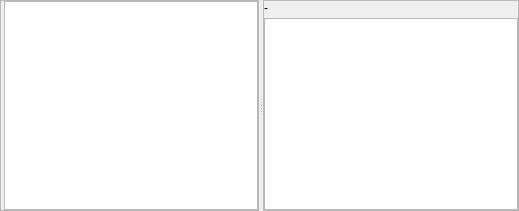
       <widget class="QWidget" name="tab_3">
        <attribute name="title">
         <string>Info</string>
        </attribute>
        <layout class="QHBoxLayout" name="horizontalLayout_8">
         <property name="spacing">
          <number>0</number>
         </property>
         <property name="leftMargin">
          <number>0</number>
         </property>
         <property name="topMargin">
          <number>0</number>
         </property>
         <property name="rightMargin">
          <number>0</number>
         </property>
         <property name="bottomMargin">
          <number>0</number>
         </property>
         <item>
          <widget class="QSplitter" name="splitter3">
           <property name="orientation">
            <enum>Qt::Horizontal</enum>
           </property>
           <widget class="QFrame" name="frame">
            <property name="frameShape">
             <enum>QFrame::StyledPanel</enum>
            </property>
            <property name="frameShadow">
             <enum>QFrame::Raised</enum>
            </property>
            <layout class="QHBoxLayout" name="horizontalLayout_5">
             <property name="spacing">
              <number>3</number>
             </property>
             <property name="leftMargin">
              <number>0</number>
             </property>
             <property name="topMargin">
              <number>0</number>
             </property>
             <property name="rightMargin">
              <number>0</number>
             </property>
             <property name="bottomMargin">
              <number>0</number>
             </property>
             <item>
              <widget class="CPlotTrack" name="plotTrack" native="true"/>
             </item>
             <item>
              <widget class="QTextBrowser" name="textCmtDesc">
               <property name="openLinks">
                <bool>false</bool>
               </property>
              </widget>
             </item>
            </layout>
           </widget>
           <widget class="QFrame" name="frameTrackInfo">
            <property name="frameShape">
             <enum>QFrame::StyledPanel</enum>
            </property>
            <property name="frameShadow">
             <enum>QFrame::Raised</enum>
            </property>
            <layout class="QVBoxLayout" name="verticalLayout_9">
             <property name="spacing">
              <number>3</number>
             </property>
             <property name="leftMargin">
              <number>0</number>
             </property>
             <property name="topMargin">
              <number>0</number>
             </property>
             <property name="rightMargin">
              <number>0</number>
             </property>
             <property name="bottomMargin">
              <number>0</number>
             </property>
             <item>
              <widget class="QLabel" name="labelHelpTrackPointInfo">
               <property name="text">
                <string>-</string>
               </property>
               <property name="alignment">
                <set>Qt::AlignLeading|Qt::AlignLeft|Qt::AlignTop</set>
               </property>
               <property name="wordWrap">
                <bool>true</bool>
               </property>
              </widget>
             </item>
             <item>
              <widget class="CTableTrkInfo" name="treeTrackPointInfo">
               <property name="contextMenuPolicy">
                <enum>Qt::CustomContextMenu</enum>
               </property>
               <property name="selectionMode">
                <enum>QAbstractItemView::ExtendedSelection</enum>
               </property>
               <property name="iconSize">
                <size>
                 <width>20</width>
                 <height>20</height>
                </size>
               </property>
               <property name="indentation">
                <number>0</number>
               </property>
               <property name="rootIsDecorated">
                <bool>false</bool>
               </property>
               <property name="itemsExpandable">
                <bool>false</bool>
               </property>
               <property name="headerHidden">
                <bool>true</bool>
               </property>
               <property name="expandsOnDoubleClick">
                <bool>false</bool>
               </property>
               <attribute name="headerVisible">
                <bool>false</bool>
               </attribute>
               <attribute name="headerMinimumSectionSize">
                <number>21</number>
               </attribute>
               <column>
                <property name="text">
                 <string notr="true">1</string>
                </property>
               </column>
              </widget>
             </item>
            </layout>
           </widget>
          </widget>
         </item>
        </layout>
       </widget>
